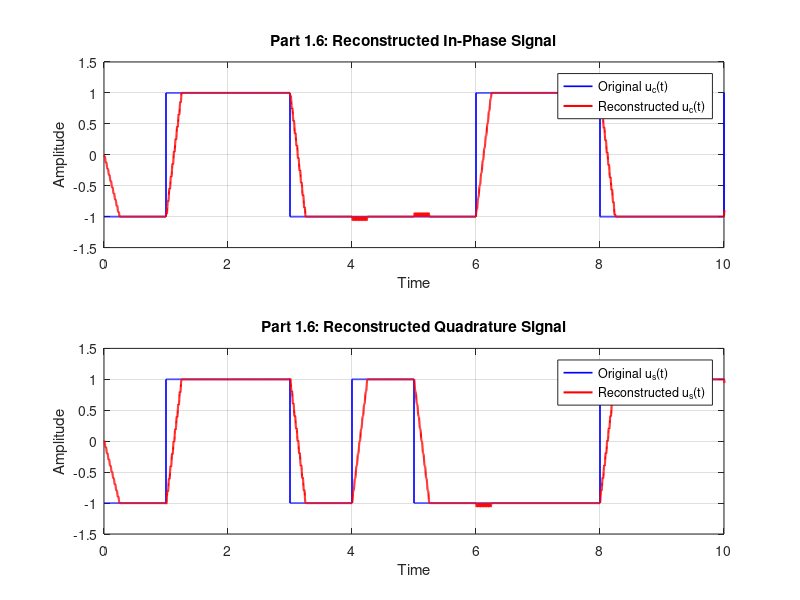

This figure's MATLAB source:

% Software Lab 2.1 - Part 1.6
% Correcting QPSK Carrier Phase Offset

clear; clc; close all;
rng(1);

% Parameters
N = 100;
sps = 1000;
fc = 20;
theta = pi/4;

% Generate independent random symbols (+1 or -1)
bc = 2*randi([0 1], 1, N) - 1;
bs = 2*randi([0 1], 1, N) - 1;

% Time vector
t = (0:N*sps-1)/sps;
dt = 1/sps;

% Generate original baseband signals
uc = repelem(bc, sps);
us = repelem(bs, sps);

% QPSK modulation
up = uc .* cos(2*pi*fc*t) ...
    - us .* sin(2*pi*fc*t);

% Downconversion with phase offset theta
I_mixed = 2*up .* cos(2*pi*fc*t + theta);
Q_mixed = 2*up .* sin(2*pi*fc*t + theta);

% Low-pass filtering
filter_duration = 0.25;
L = round(filter_duration*sps);
h = ones(1, L) * dt;

vc = filter(h, 1, I_mixed);
vs = filter(h, 1, Q_mixed);

% Correct the known phase offset
uc_reconstructed = 4 * (vc*cos(theta) + vs*sin(theta));
us_reconstructed = 4 * (vc*sin(theta) - vs*cos(theta));

% Plot original and reconstructed signals
figure;

subplot(2,1,1);
stairs(t, uc, 'b', 'LineWidth', 1.2);
hold on;
plot(t, uc_reconstructed, 'r', 'LineWidth', 1.5);
title('Part 1.6: Reconstructed In-Phase Signal');
xlabel('Time');
ylabel('Amplitude');
legend('Original u_c(t)', 'Reconstructed u_c(t)');
xlim([0 10]);
ylim([-1.5 1.5]);
grid on;

subplot(2,1,2);
stairs(t, us, 'b', 'LineWidth', 1.2);
hold on;
plot(t, us_reconstructed, 'r', 'LineWidth', 1.5);
title('Part 1.6: Reconstructed Quadrature Signal');
xlabel('Time');
ylabel('Amplitude');
legend('Original u_s(t)', 'Reconstructed u_s(t)');
xlim([0 10]);
ylim([-1.5 1.5]);
grid on;
